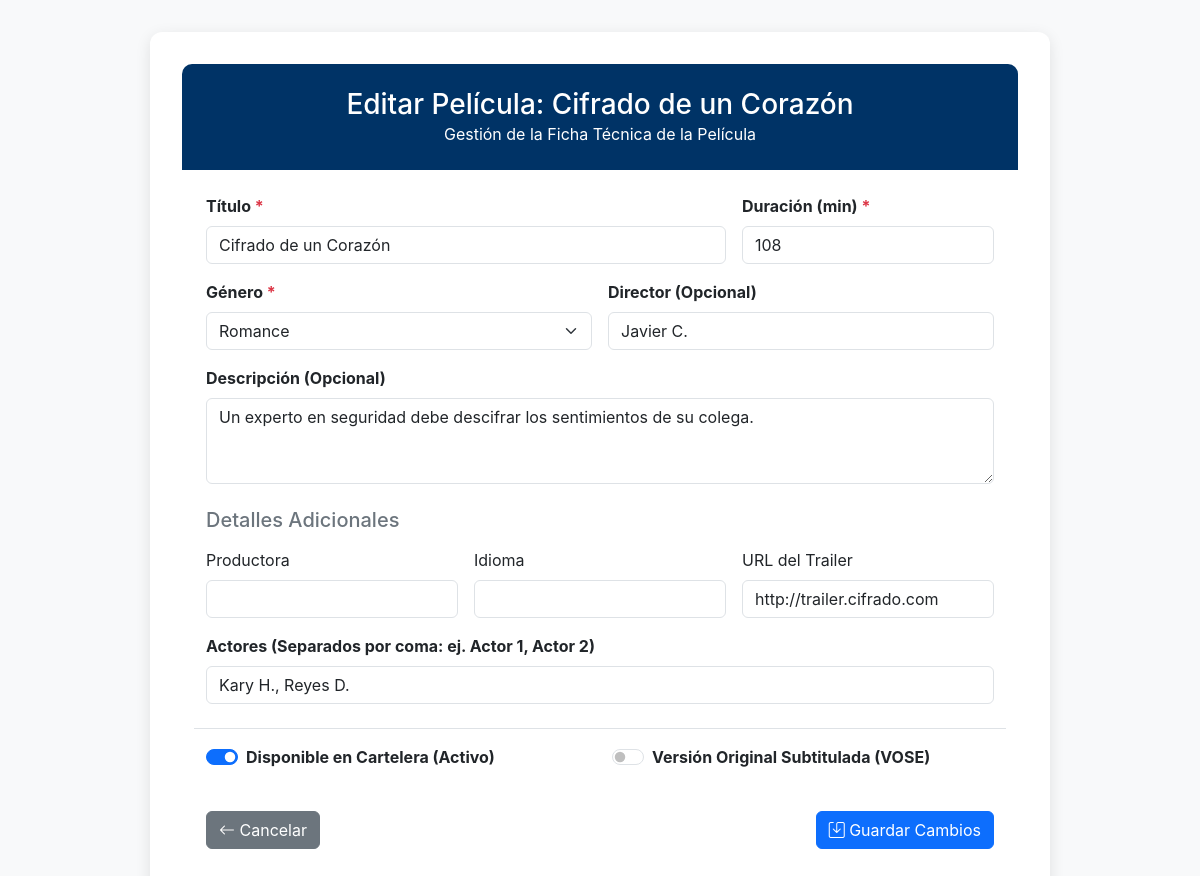
The app's page /peliculas/editar/14, older data.
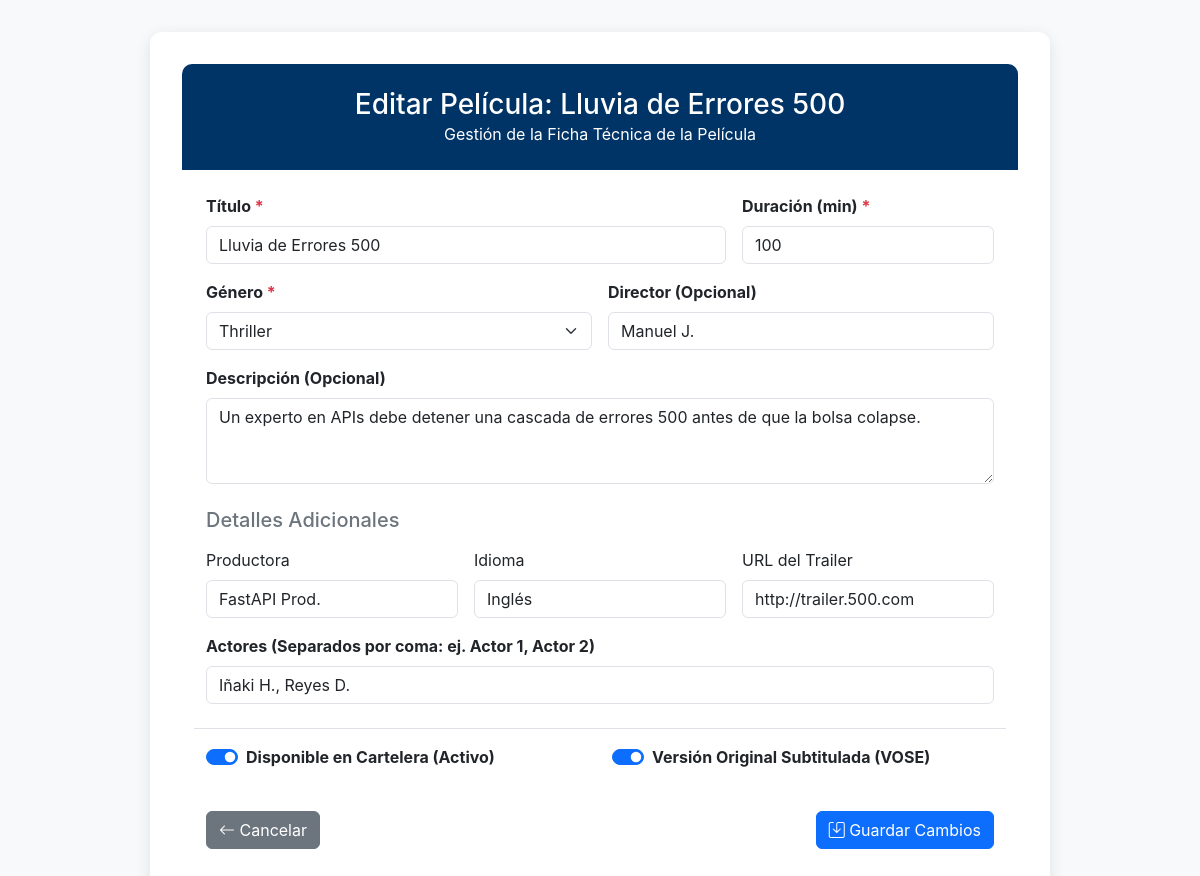
The same page, newer data.
### app/models/pelicula.py (models this page shows, shortened)
class PeliculaORM(Base):
    __tablename__ = "peliculas"
    id: Mapped[int] = mapped_column(primary_key=True, autoincrement=True)
    titulo: Mapped[str] = mapped_column(String(255), nullable=False)
    genero_id: Mapped[int] = mapped_column(ForeignKey("generos.id"), nullable=False)
    duracion: Mapped[int] = mapped_column(Integer, nullable=False) # int, no float
    disponible: Mapped[bool] = mapped_column(Boolean, default=True, nullable=False)
    director: Mapped[str | None] = mapped_column(String(100), nullable=True)
    descripcion: Mapped[str | None] = mapped_column(String(1000), nullable=True)
    trailer: Mapped[str | None] = mapped_column(String(255), nullable=True)
    productora: Mapped[str | None] = mapped_column(String(100), nullable=True)
    idioma: Mapped[str | None] = mapped_column(String(50), nullable=True)
    vose: Mapped[bool | None] = mapped_column(Boolean, nullable=True)
    actores: Mapped[list[str] | None] = mapped_column(JSON, nullable=True)
    genero: Mapped["GeneroORM"] = relationship(back_populates="peliculas")

### app/models/genero.py (models this page shows, shortened)
class GeneroORM(Base):
    __tablename__ = "generos"
    id: Mapped[int] = mapped_column(primary_key=True, autoincrement=True)
    nombre: Mapped[str] = mapped_column(String(100), nullable=False, unique=True)
    descripcion: Mapped[str | None] = mapped_column(String(500), nullable=True)
    peliculas: Mapped[List["PeliculaORM"]] = relationship(
        back_populates="genero",
        cascade="all, delete-orphan" # Opcional: si borro un género, borra sus películas
    )

### app/routers/pelicula_router.py (the view)
@router.get("/editar/{pelicula_id}", tags=["Web UI"])
def view_editar_pelicula(pelicula_id: int, request: Request, db: Session = Depends(get_db)):
    try:
        pelicula = pelicula_service.get_pelicula_detalle(db, pelicula_id)
        if not pelicula:
            raise HTTPException(status_code=404, detail="Película no encontrada")
        generos = genero_service.get_all_generos(db)
        return templates.TemplateResponse(
            "pelicula_form.html",
            {
                "request": request,
                "titulo": f"Editar Película: {pelicula.titulo}",
                "generos": generos,
                "pelicula": pelicula,
                "accion": "editar"
            }
        )
    except HTTPException as e:
        raise e
    except Exception as e:
        print(f"Error al cargar formulario de edición para ID {pelicula_id}: {e}")
        raise HTTPException(status_code=500, detail="Error interno del servidor.")

### templates/pelicula_form.html (shortened to what the changed rows need)
<!DOCTYPE html>
<html lang="es">
<head>
    <link href="https://cdn.jsdelivr.net/npm/bootstrap@5.3.3/dist/css/bootstrap.min.css" rel="stylesheet">
    <link href="https://cdn.jsdelivr.net/npm/bootstrap-icons/font/bootstrap-icons.css" rel="stylesheet">
</head>
<body>
    <div class="container">
        <div class="form-container">
            <div class="card-header text-center">
                <h1 class="h3 mb-0">{{ titulo }}</h1>
                <p class="mb-0 fs-6">Gestión de la Ficha Técnica de la Película</p>
            </div>
            <form action="/peliculas/{{ 'editar/' + pelicula.id|string if pelicula else 'nueva' }}" method="post" class="p-4">
                <div class="row g-3 mb-4">
                    <div class="col-md-8">
                        <label for="titulo" class="form-label fw-bold">Título <span class="text-danger">*</span></label>
                        <input type="text" class="form-control" id="titulo" name="titulo"
                               value="{{ pelicula.titulo if pelicula else '' }}" required>
                    </div>
                    <div class="col-md-4">
                        <label for="duracion" class="form-label fw-bold">Duración (min) <span class="text-danger">*</span></label>
                        <input type="number" class="form-control" id="duracion" name="duracion" min="1"
                               value="{{ pelicula.duracion if pelicula else '' }}" required>
                    </div>
                    <div class="col-md-6">
                        <label for="genero_id" class="form-label fw-bold">Género <span class="text-danger">*</span></label>
                        <select class="form-select" id="genero_id" name="genero_id" required>
                            {% for genero in generos %}
                                <option value="{{ genero.id }}"
                                        {% if pelicula and genero.id == pelicula.genero_id %}selected{% endif %}>
                                    {{ genero.nombre }}
                                </option>
                            {% endfor %}
                        </select>
                    </div>
                    <div class="col-md-6">
                        <label for="director" class="form-label fw-bold">Director (Opcional)</label>
                        <input type="text" class="form-control" id="director" name="director"
                               value="{{ pelicula.director if pelicula and pelicula.director else '' }}">
                    </div>
                    <div class="col-12">
                        <label for="descripcion" class="form-label fw-bold">Descripción (Opcional)</label>
                        <textarea class="form-control" id="descripcion" name="descripcion" rows="3">{{ pelicula.descripcion if pelicula and pelicula.descripcion else '' }}</textarea>
                    </div>
                </div>
                <div class="row g-3">
                    <div class="col-md-4">
                        <label for="productora" class="form-label">Productora</label>
                        <input type="text" class="form-control" id="productora" name="productora"
                               value="{{ pelicula.productora if pelicula and pelicula.productora else '' }}">
                    </div>
                    <div class="col-md-4">
                        <label for="idioma" class="form-label">Idioma</label>
                        <input type="text" class="form-control" id="idioma" name="idioma"
                               value="{{ pelicula.idioma if pelicula and pelicula.idioma else '' }}">
                    </div>
                    <div class="col-md-4">
                        <label for="trailer" class="form-label">URL del Trailer</label>
                        <input type="url" class="form-control" id="trailer" name="trailer"
                               value="{{ pelicula.trailer if pelicula and pelicula.trailer else '' }}">
                    </div>
                    <div class="col-12">
                        <label for="actores" class="form-label fw-bold">Actores (Separados por coma: ej. Actor 1, Actor 2)</label>
                        <input type="text" class="form-control" id="actores" name="actores"
                               value="{{ pelicula.actores|join(', ') if pelicula and pelicula.actores else '' }}">
                    </div>
                </div>
                <div class="row mt-4 mb-4 border-top pt-3">
                    <div class="col-md-6">
                        <div class="form-check form-switch">
                            <input class="form-check-input" type="checkbox" id="disponible" name="disponible"
                                   value="True" {% if pelicula and pelicula.disponible %}checked{% endif %}>
                            <label class="form-check-label fw-bold" for="disponible">
                                Disponible en Cartelera (Activo)
                            </label>
                        </div>
                    </div>
                    <div class="col-md-6">
                        <div class="form-check form-switch">
                            <input class="form-check-input" type="checkbox" id="vose" name="vose"
                                   value="True" {% if pelicula and pelicula.vose %}checked{% endif %}>
                            <label class="form-check-label fw-bold" for="vose">
                                Versión Original Subtitulada (VOSE)
                            </label>
                        </div>
                    </div>
                </div>
            </form>
        </div>
    </div>
</body>
</html>

Row changes from the older to the newer data that the page shows:
changed PeliculaORM: titulo "Cifrado de un Corazón" → "Lluvia de Errores 500"; duracion "108" → "100"; genero_id "Romance" → "Thriller"; director "Javier C." → "Manuel J."; descripcion "Un experto en seguridad debe descifrar los sentimientos de su colega." → "Un experto en APIs debe detener una cascada de errores 500 antes de que la bolsa colapse."; productora (not shown) → "FastAPI Prod."; idioma (not shown) → "Inglés"; trailer "http://trailer.cifrado.com" → "http://trailer.500.com"; actores "Kary H., Reyes D." → "Iñaki H., Reyes D."; vose "☐" → "☑"
Text that changed along with them:
{{ titulo }}: "Editar Película: Cifrado de un Corazón" → "Editar Película: Lluvia de Errores 500"
